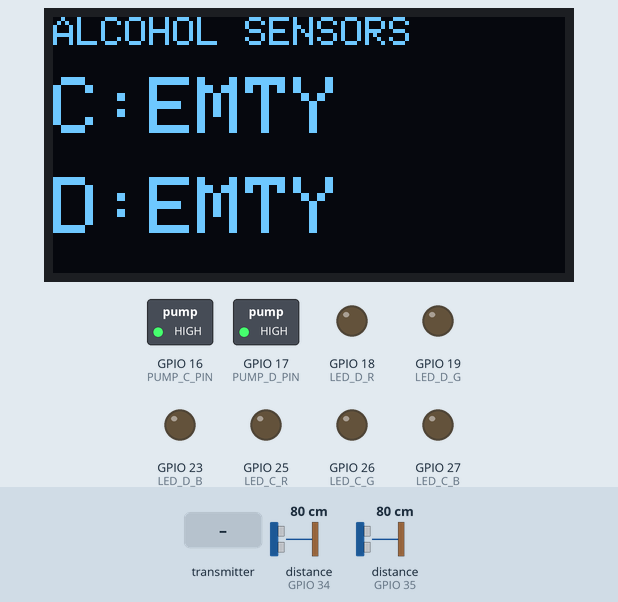
Simulated run of this sketch. Board: ESP32. Parts: 128×64 one-colour display, switched loads named in the sketch (green lamp = pin HIGH), output pins drawn as LEDs (lit = HIGH). Wiring (inferred from the names in the program): 2 × ultrasonic range finder: trigger GPIO 32, echo GPIO 34 / trigger GPIO 33, echo GPIO 35. Dashed ring = blinking. Inputs (shaded band) come from the test bench; at power-on: distance to the obstacle (sensors on GPIO 34, GPIO 35) 80 cm. The echo pulse lasts 58.3 µs per cm; pins used as bus, display or sensor lines are not drawn.

Above: at 1.2 s.
1.3 s: distance to the obstacle (sensor on GPIO 34) set to 2 cm
At 3.0 s:
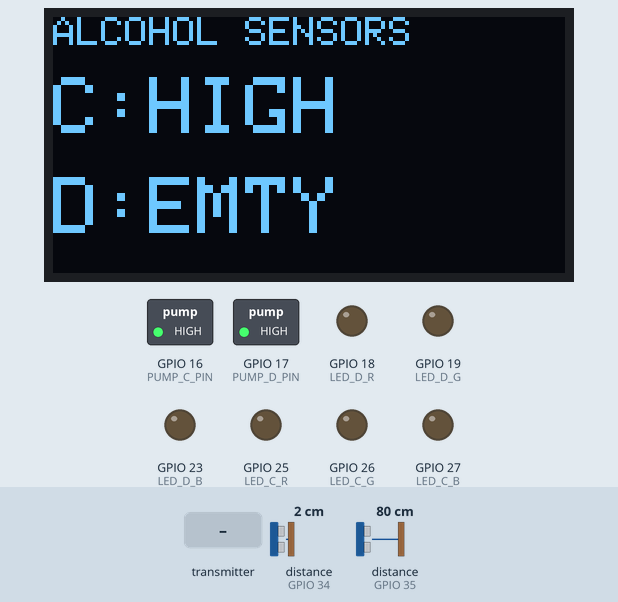
3.5 s: distance to the obstacle (sensor on GPIO 35) set to 2 cm
At 4.4 s:
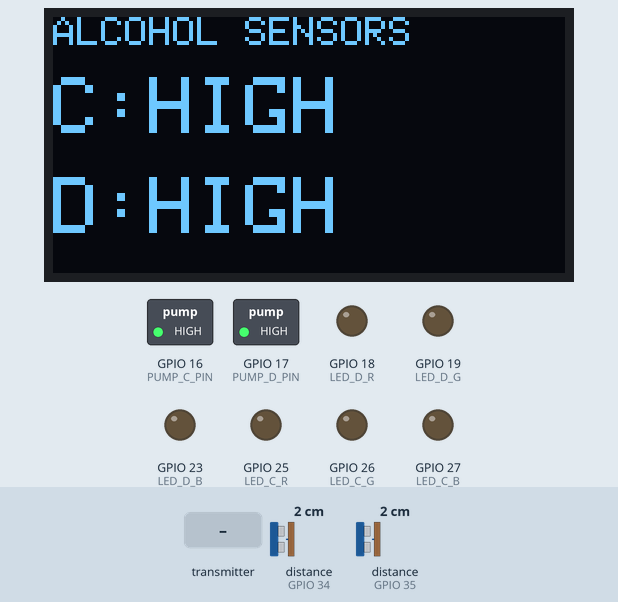
5.5 s: distance to the obstacle (sensor on GPIO 34) set to 9 cm
At 7.1 s:
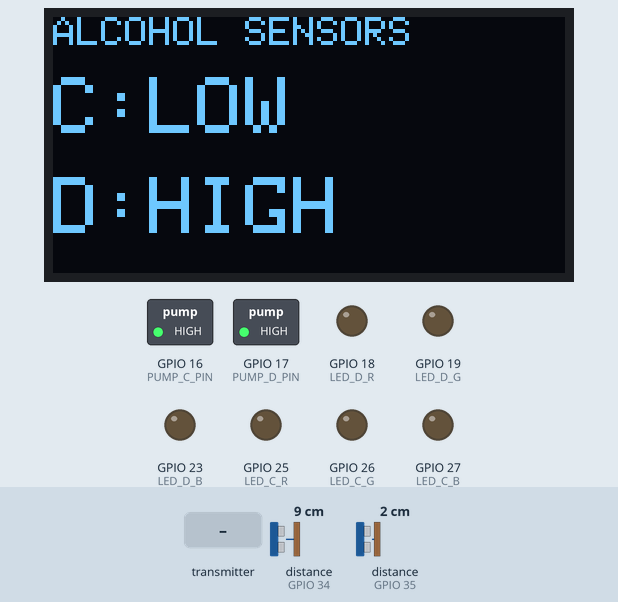
7.5 s: distance to the obstacle (sensor on GPIO 35) set to 9 cm
At 8.6 s:
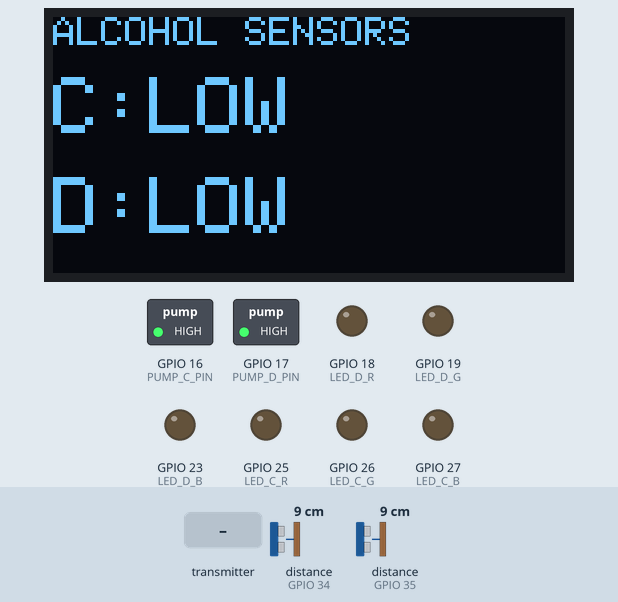
9.5 s: distance to the obstacle (sensor on GPIO 34) set to 18 cm
At 11.2 s:
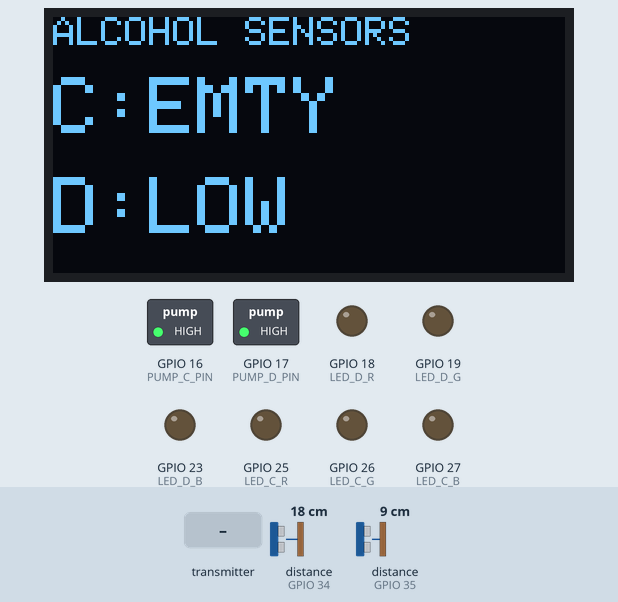
11.5 s: the transmitter starts sending command = LED_C
At 11.9 s:
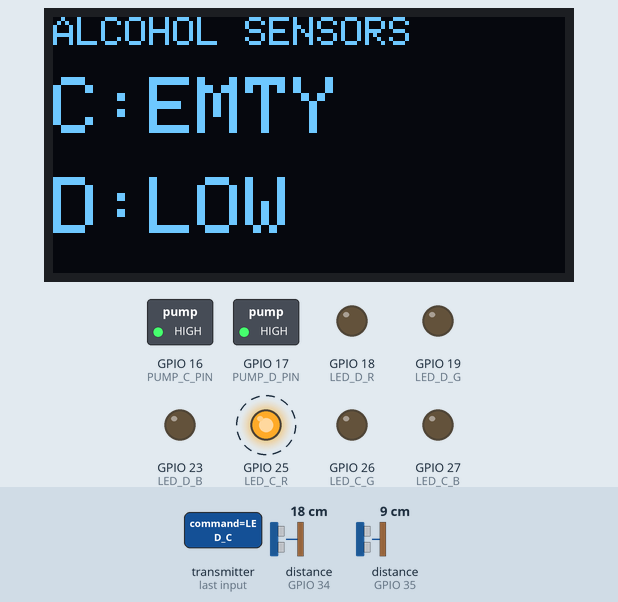
Timing chart, 0 to 16.0 s (numbered marks = the images above; inputs shaded):
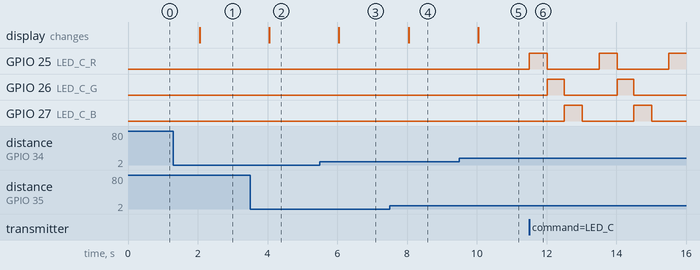

The sketch:

ESP32_NodeD.ino
```cpp
#include <WiFi.h>
#include <esp_now.h>
#include <Wire.h>
#include <Adafruit_GFX.h>
#include <Adafruit_SSD1306.h>
#include <esp_wifi.h>

// ONLY KNOWS NODE E (THE BOSS)
uint8_t nodeE_MAC[] = {0xB0, 0xCB, 0xD8, 0x03, 0xFF, 0xE0};
#define WIFI_CHANNEL 10

// --- PINOUTS FROM YOUR IMAGE ---
#define PUMP_C_PIN 16
#define PUMP_D_PIN 17   // Fixed from 13 to 17 based on your image!
#define LED_C_R 25
#define LED_C_G 26
#define LED_C_B 27
#define LED_D_R 18
#define LED_D_G 19
#define LED_D_B 23

// ULTRASONIC SENSORS
#define US_ALC_C_TRIG 32 // Added Alc C
#define US_ALC_C_ECHO 34
#define US_ALC_D_TRIG 33
#define US_ALC_D_ECHO 35

#define SCREEN_WIDTH 128
#define SCREEN_HEIGHT 64
Adafruit_SSD1306 display(SCREEN_WIDTH, SCREEN_HEIGHT, &Wire, -1);

typedef struct struct_message { char command[16]; int value; } struct_message;
struct_message sendData; struct_message receiveData;

void sendLogToE(const char* cmd, int val = 0) {
  strcpy(sendData.command, cmd); sendData.value = val;
  esp_now_send(nodeE_MAC, (uint8_t *) &sendData, sizeof(sendData));
}

volatile bool flag_pumpC = false; volatile bool flag_pumpD = false;
volatile bool flag_ledC = false; volatile bool flag_ledD = false;

bool pumpC_Active = false; unsigned long pumpC_Timer = 0;
bool pumpD_Active = false; unsigned long pumpD_Timer = 0;
int ledC_State = 0; int ledD_State = 0;
unsigned long lastSensorRead = 0;
int lastAlcStateC = -1; int lastAlcStateD = -1; // Track both

void setLED_C() { digitalWrite(LED_C_R, LOW); digitalWrite(LED_C_G, LOW); digitalWrite(LED_C_B, LOW); if (ledC_State == 1) digitalWrite(LED_C_R, HIGH); if (ledC_State == 2) digitalWrite(LED_C_G, HIGH); if (ledC_State == 3) digitalWrite(LED_C_B, HIGH); }
void setLED_D() { digitalWrite(LED_D_R, LOW); digitalWrite(LED_D_G, LOW); digitalWrite(LED_D_B, LOW); if (ledD_State == 1) digitalWrite(LED_D_R, HIGH); if (ledD_State == 2) digitalWrite(LED_D_G, HIGH); if (ledD_State == 3) digitalWrite(LED_D_B, HIGH); }

float readUltrasonic(int trigPin, int echoPin) { digitalWrite(trigPin, LOW); delayMicroseconds(2); digitalWrite(trigPin, HIGH); delayMicroseconds(10); digitalWrite(trigPin, LOW); long duration = pulseIn(echoPin, HIGH, 30000); if (duration == 0) return 999.0; return (duration * 0.0343) / 2.0; }

volatile bool flag_stopPumpD = false; // Add this line right above OnDataRecv

void OnDataRecv(const esp_now_recv_info *info, const uint8_t *incomingData, int len) {
  memcpy(&receiveData, incomingData, sizeof(receiveData));
  if (strcmp(receiveData.command, "PUMP_C") == 0) flag_pumpC = true;
  else if (strcmp(receiveData.command, "PUMP_D") == 0) {
    if (receiveData.value == 1) flag_pumpD = true;     // Turn ON
    else flag_stopPumpD = true;                        // Force OFF
  }
  else if (strcmp(receiveData.command, "LED_C") == 0) flag_ledC = true;
  else if (strcmp(receiveData.command, "LED_D") == 0) flag_ledD = true;
}

// --- UPDATED TO SHOW BOTH C AND D ---
void updateOLED(int stateC, int stateD) {
  display.clearDisplay(); display.setTextSize(1); display.setTextColor(SSD1306_WHITE);
  display.setCursor(0, 0); display.println("ALCOHOL SENSORS");

  display.setTextSize(2);
  // Draw C
  display.setCursor(0, 15); display.print("C:");
  if (stateC == 0) display.println("EMTY"); else if (stateC == 1) display.println("LOW"); else if (stateC == 2) display.println("MID"); else if (stateC == 3) display.println("HIGH");

  // Draw D
  display.setCursor(0, 40); display.print("D:");
  if (stateD == 0) display.println("EMTY"); else if (stateD == 1) display.println("LOW"); else if (stateD == 2) display.println("MID"); else if (stateD == 3) display.println("HIGH");

  display.display();
}

void setup() {
  Serial.begin(115200);
  pinMode(PUMP_C_PIN, OUTPUT); digitalWrite(PUMP_C_PIN, HIGH);
  pinMode(PUMP_D_PIN, OUTPUT); digitalWrite(PUMP_D_PIN, HIGH);
  pinMode(LED_C_R, OUTPUT); pinMode(LED_C_G, OUTPUT); pinMode(LED_C_B, OUTPUT);
  pinMode(LED_D_R, OUTPUT); pinMode(LED_D_G, OUTPUT); pinMode(LED_D_B, OUTPUT);
  setLED_C(); setLED_D();

  // Init both ultrasonic sensors
  pinMode(US_ALC_C_TRIG, OUTPUT); pinMode(US_ALC_C_ECHO, INPUT);
  pinMode(US_ALC_D_TRIG, OUTPUT); pinMode(US_ALC_D_ECHO, INPUT);

  Wire.begin(21, 22);
  if(display.begin(SSD1306_SWITCHCAPVCC, 0x3C)) { updateOLED(0, 0); }

  WiFi.mode(WIFI_STA); esp_wifi_set_channel(WIFI_CHANNEL, WIFI_SECOND_CHAN_NONE); esp_now_init(); esp_now_register_recv_cb(OnDataRecv);
  esp_now_peer_info_t peerInfo; memset(&peerInfo, 0, sizeof(peerInfo));
  memcpy(peerInfo.peer_addr, nodeE_MAC, 6); peerInfo.channel = 0; peerInfo.encrypt = false; peerInfo.ifidx = WIFI_IF_STA;
  esp_now_add_peer(&peerInfo);
}

void loop() {
  // ... inside loop() ...
  unsigned long currentMillis = millis();

  if (flag_pumpC) { flag_pumpC = false; digitalWrite(PUMP_C_PIN, LOW); pumpC_Active = true; pumpC_Timer = currentMillis; }
  if (flag_pumpD) { flag_pumpD = false; digitalWrite(PUMP_D_PIN, LOW); pumpD_Active = true; pumpD_Timer = currentMillis; }

  // --- ADD FORCE STOP LOGIC ---
  if (flag_stopPumpD) {
    flag_stopPumpD = false; pumpD_Active = false;
    digitalWrite(PUMP_D_PIN, HIGH); sendLogToE("LOG_PUMPD", 0);
  }

  // RENAME THESE TO "LOG_LEDC" and "LOG_LEDD"
  if (flag_ledC) { flag_ledC = false; ledC_State++; if(ledC_State > 3) ledC_State = 0; setLED_C(); sendLogToE("LOG_LEDC", ledC_State); }
  if (flag_ledD) { flag_ledD = false; ledD_State++; if(ledD_State > 3) ledD_State = 0; setLED_D(); sendLogToE("LOG_LEDD", ledD_State); }

  // RENAME THESE TO "LOG_PUMPC" and "LOG_PUMPD"
  if (pumpC_Active && (currentMillis - pumpC_Timer >= 5000)) { digitalWrite(PUMP_C_PIN, HIGH); pumpC_Active = false; sendLogToE("LOG_PUMPC", 0); }
  if (pumpD_Active && (currentMillis - pumpD_Timer >= 5000)) { digitalWrite(PUMP_D_PIN, HIGH); pumpD_Active = false; sendLogToE("LOG_PUMPD", 0); }

  if (currentMillis - lastSensorRead >= 1000) {
    lastSensorRead = currentMillis;
    strcpy(sendData.command, "PING_D"); sendData.value = 0; esp_now_send(nodeE_MAC, (uint8_t *) &sendData, sizeof(sendData)); delay(10);

    // --- UPDATED 14cm CONTAINER MATH ---
    float alcC_dist = readUltrasonic(US_ALC_C_TRIG, US_ALC_C_ECHO);
    int c_state = 0; if (alcC_dist <= 4.5) c_state = 3; else if (alcC_dist <= 9.0) c_state = 2; else if (alcC_dist <= 12.5) c_state = 1;
    strcpy(sendData.command, "ALC_C"); sendData.value = c_state; esp_now_send(nodeE_MAC, (uint8_t *) &sendData, sizeof(sendData));
    delay(10);

    float alcD_dist = readUltrasonic(US_ALC_D_TRIG, US_ALC_D_ECHO);
    int d_state = 0; if (alcD_dist <= 4.5) d_state = 3; else if (alcD_dist <= 9.0) d_state = 2; else if (alcD_dist <= 12.5) d_state = 1;
    strcpy(sendData.command, "ALC_D"); sendData.value = d_state; esp_now_send(nodeE_MAC, (uint8_t *) &sendData, sizeof(sendData));

    // Update OLED if either changes
    if (c_state != lastAlcStateC || d_state != lastAlcStateD) {
      updateOLED(c_state, d_state);
      lastAlcStateC = c_state;
      lastAlcStateD = d_state;
    }
  }
}
```

Measured:
- after the input at 1.3 s, the display: changes after 0.75 s (image 1)
- after the input at 3.5 s, the display: changes after 0.55 s (image 2)
- after the input at 5.5 s, the display: changes after 0.55 s (image 3)
- after the input at 7.5 s, the display: changes after 0.55 s (image 4)
- after the input at 9.5 s, the display: changes after 0.55 s (image 5)
- after the input at 11.5 s, GPIO 25 (LED_C_R): alternates HIGH for 0.52 s and LOW for 1.5 s, starting at once; GPIO 26 (LED_C_G): alternates HIGH for 0.48 s and LOW for 1.5 s, starting after 0.52 s; GPIO 27 (LED_C_B): alternates HIGH for 0.52 s and LOW for 1.5 s, starting after 1.0 s
